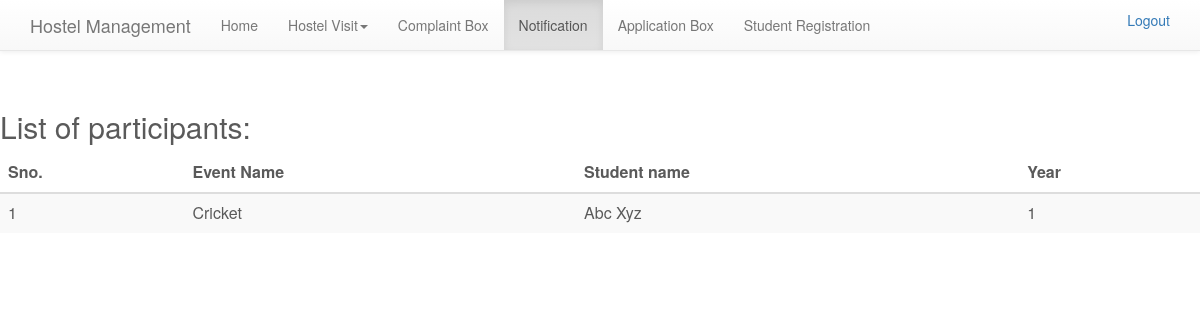
The app's page /hostel/participants.php?event_id=1 (signed in) with its own data.
### tables this page shows
CREATE TABLE `student_details` (
  `id` int(11) NOT NULL,
  `name` varchar(50) NOT NULL,
  `photo_path` varchar(30) DEFAULT NULL,
  `photo_name` varchar(30) DEFAULT NULL,
  `father_name` varchar(50) DEFAULT NULL,
  `mother_name` varchar(50) DEFAULT NULL,
  `mobile_no` int(10) DEFAULT NULL,
  `parent_no` int(10) DEFAULT NULL,
  `email` varchar(75) NOT NULL,
  `password` varchar(15) NOT NULL,
  `address` varchar(100) DEFAULT NULL,
  `gender` enum('Male','Female') DEFAULT NULL,
  `blood_group` varchar(5) DEFAULT NULL,
  `course` enum('BE','Nursing','MBA') DEFAULT NULL,
  `year` int(1) DEFAULT NULL,
  `admission_date` date DEFAULT NULL,
  `room_no` int(3) DEFAULT NULL,
  `type` enum('Admin','Student') NOT NULL,
  `status` enum('Active','Denied') NOT NULL
);

CREATE TABLE `events` (
  `event_id` int(11) NOT NULL,
  `event_name` varchar(30) NOT NULL,
  `event_desc` text NOT NULL,
  `date` date NOT NULL
);

### hostel/participants.php (the view, shortened to what this page needs)
<html>
	<?php
		include "connection.php";
		include "admin_home_header.php";
	?>
	<head>
	</head>
	<body><br/>
		<div class="row">
			<nav class="navbar navbar-default navbar-fixed-top">
				<div class="container">
					<div class="navbar-header">
						<a class="navbar-brand" href="admin_home.php">Hostel Management</a>
					</div>
					<div id="navbar" class="navbar-collapse collapse">
						<ul class="nav navbar-nav">
			  				<li role="presentation"><a href="admin_home.php">Home</a></li>
			  				<li role="presentation" class="dropdown">
			  					<a class="dropdown-toggle" data-toggle="dropdown" href="#" role="button" aria-expanded="false">Hostel Visit<span class="caret"></span></a>
			  				</li>
			  				<li role="presentation"><a href="complaint-box.php">Complaint Box</a></li>
			  				<li role="presentation" class="active"><a href="admin notification.php">Notification</a></li>
			  				<li role="presentation"><a href="application-box.php">Application Box</a></li>
			  				<li role="presentation"><a href="student_register.php">Student Registration</a></li>
			  			</ul>
						<ul class="nav nav-navbar navbar-right">
							<li class="presentation"><a class="" href="logout.php" role="button">Logout</a></li>
						</ul>
					</div>
				</div>
			</nav>
		</div>
		<?php
			if(isset($_REQUEST['event_id']))
				$event_id=$_REQUEST['event_id'];
		?>
		<h2 class="sub-header">List of participants:</h2>
		<div class="table-responsive">
			<table class="table table-striped">
				<thead>
					<tr>
						<th>Sno.</th>
						<th>Event Name</th>
						<th>Student name</th>
						<th>Year</th>
					</tr>
				</thead>
				<tbody>
					<?php
						$Sno=1;
						$query="SELECT `event_name`, `name`, `year` FROM `student_details`,`events`,`participants` WHERE `participants`.`event_id`=$event_id AND `events`.`event_id`=$event_id AND `participants`.`student_id`=`student_details`.`id` ";
						$stmt=$db->query($query);
						$stmt->execute();
						foreach($stmt as $row)
						{
							echo "<tr><td>".$Sno."</td>";
							echo "<td>".$row['event_name']."</td>";
							echo "<td>".$row['name']."</td>";
							echo "<td>".$row['year']."</td>";
							$Sno++;
						}
					?>
				</tbody>
			</table>
		</div>
	</body>
	<?php include "footer.php";?>
</html>

### hostel/css/carousel.css (style rules this page uses)
body { padding-bottom: 40px; color: #5a5a5a; }

### hostel/css/navbar-fixed-top.css (style rules this page uses)
body { min-height: 2000px; padding-top: 70px; }

### records on screen
student_details: events.event_name "Cricket", name "Abc Xyz", year "1"
